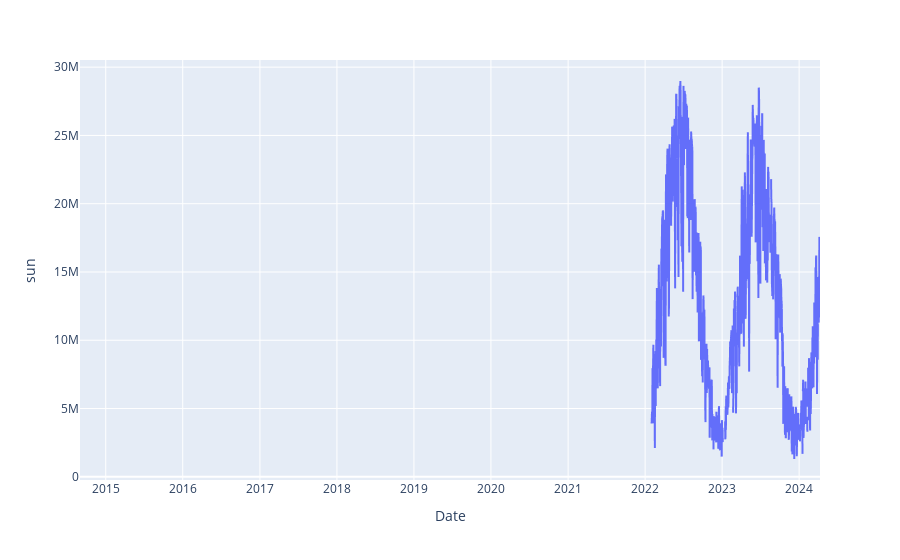

Here is the notebook cell this chart was saved with:
### Code cell
fig = px.line(data, x="Date", y="sun")
fig.show()

### Figure 1 — Plotly figure (JSON) as saved in the notebook; plotly's stock layout.template omitted (floating-point values rounded to 4 significant figures; data arrays with more than 128 entries replaced by an {"elided": "..."} marker saying what was removed)
{"data": [{"hovertemplate": "Date=%{x}<br>sun=%{y}<extra></extra>", "legendgroup": "", "line": {"color": "#636efa", "dash": "solid"}, "marker": {"symbol": "circle"}, "mode": "lines", "name": "", "showlegend": false, "type": "scattergl", "x": {"elided": "3509 str values"}, "xaxis": "x", "y": {"elided": "3509 float values"}, "yaxis": "y"}], "layout": {"legend": {"tracegroupgap": 0}, "margin": {"t": 60}, "xaxis": {"anchor": "y", "domain": [0, 1], "title": {"text": "Date"}}, "yaxis": {"anchor": "x", "domain": [0, 1], "title": {"text": "sun"}}}}
